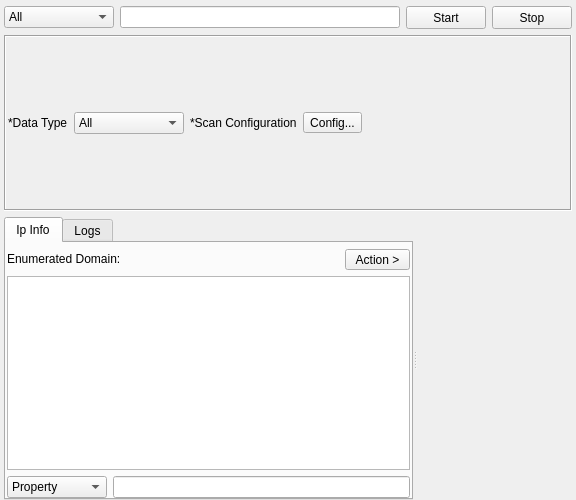
<?xml version="1.0" encoding="UTF-8"?>
<ui version="4.0">
 <class>DomainTool</class>
 <widget class="QWidget" name="DomainTool">
  <property name="geometry">
   <rect>
    <x>0</x>
    <y>0</y>
    <width>576</width>
    <height>500</height>
   </rect>
  </property>
  <property name="windowTitle">
   <string>Domain Tool</string>
  </property>
  <layout class="QVBoxLayout" name="verticalLayout_2">
   <property name="leftMargin">
    <number>4</number>
   </property>
   <property name="topMargin">
    <number>6</number>
   </property>
   <property name="rightMargin">
    <number>4</number>
   </property>
   <property name="bottomMargin">
    <number>0</number>
   </property>
   <item>
    <layout class="QHBoxLayout" name="horizontalLayout">
     <item>
      <widget class="QComboBox" name="comboBoxEngine">
       <property name="minimumSize">
        <size>
         <width>110</width>
         <height>0</height>
        </size>
       </property>
       <item>
        <property name="text">
         <string>All</string>
        </property>
       </item>
       <item>
        <property name="text">
         <string>IpInfo</string>
        </property>
       </item>
       <item>
        <property name="text">
         <string>IpApi</string>
        </property>
       </item>
      </widget>
     </item>
     <item>
      <widget class="QLineEdit" name="lineEditTarget"/>
     </item>
     <item>
      <widget class="QPushButton" name="buttonStart">
       <property name="minimumSize">
        <size>
         <width>75</width>
         <height>23</height>
        </size>
       </property>
       <property name="sizeIncrement">
        <size>
         <width>0</width>
         <height>0</height>
        </size>
       </property>
       <property name="text">
        <string>Start</string>
       </property>
      </widget>
     </item>
     <item>
      <widget class="QPushButton" name="buttonStop">
       <property name="minimumSize">
        <size>
         <width>75</width>
         <height>23</height>
        </size>
       </property>
       <property name="sizeIncrement">
        <size>
         <width>0</width>
         <height>0</height>
        </size>
       </property>
       <property name="text">
        <string>Stop</string>
       </property>
      </widget>
     </item>
    </layout>
   </item>
   <item>
    <widget class="QFrame" name="frame">
     <property name="frameShape">
      <enum>QFrame::Box</enum>
     </property>
     <property name="frameShadow">
      <enum>QFrame::Sunken</enum>
     </property>
     <layout class="QHBoxLayout" name="horizontalLayout_2">
      <property name="leftMargin">
       <number>2</number>
      </property>
      <property name="rightMargin">
       <number>2</number>
      </property>
      <item>
       <widget class="QLabel" name="label">
        <property name="text">
         <string>*Data Type</string>
        </property>
       </widget>
      </item>
      <item>
       <widget class="QComboBox" name="comboBox_2">
        <property name="minimumSize">
         <size>
          <width>110</width>
          <height>0</height>
         </size>
        </property>
        <item>
         <property name="text">
          <string>All</string>
         </property>
        </item>
       </widget>
      </item>
      <item>
       <widget class="QLabel" name="label_2">
        <property name="text">
         <string>*Scan Configuration</string>
        </property>
       </widget>
      </item>
      <item>
       <widget class="QToolButton" name="buttonConfig">
        <property name="text">
         <string>Config...</string>
        </property>
       </widget>
      </item>
      <item>
       <spacer name="horizontalSpacer">
        <property name="orientation">
         <enum>Qt::Horizontal</enum>
        </property>
        <property name="sizeHint" stdset="0">
         <size>
          <width>396</width>
          <height>20</height>
         </size>
        </property>
       </spacer>
      </item>
     </layout>
    </widget>
   </item>
   <item>
    <widget class="QSplitter" name="splitter">
     <property name="orientation">
      <enum>Qt::Horizontal</enum>
     </property>
     <widget class="QTabWidget" name="tabWidget">
      <property name="currentIndex">
       <number>0</number>
      </property>
      <widget class="QWidget" name="tabInfo">
       <attribute name="title">
        <string>Ip Info</string>
       </attribute>
       <layout class="QVBoxLayout" name="verticalLayout">
        <property name="leftMargin">
         <number>1</number>
        </property>
        <property name="topMargin">
         <number>6</number>
        </property>
        <property name="rightMargin">
         <number>1</number>
        </property>
        <property name="bottomMargin">
         <number>0</number>
        </property>
        <item>
         <layout class="QHBoxLayout" name="horizontalLayout_3">
          <item>
           <widget class="QLabel" name="label_3">
            <property name="sizePolicy">
             <sizepolicy hsizetype="Maximum" vsizetype="Maximum">
              <horstretch>0</horstretch>
              <verstretch>0</verstretch>
             </sizepolicy>
            </property>
            <property name="text">
             <string>Enumerated Domain:</string>
            </property>
           </widget>
          </item>
          <item>
           <widget class="QLabel" name="labelResultsCount">
            <property name="sizePolicy">
             <sizepolicy hsizetype="Preferred" vsizetype="Preferred">
              <horstretch>0</horstretch>
              <verstretch>0</verstretch>
             </sizepolicy>
            </property>
            <property name="text">
             <string/>
            </property>
           </widget>
          </item>
          <item>
           <widget class="QToolButton" name="toolButton">
            <property name="minimumSize">
             <size>
              <width>65</width>
              <height>20</height>
             </size>
            </property>
            <property name="text">
             <string>Action &gt;</string>
            </property>
           </widget>
          </item>
         </layout>
        </item>
        <item>
         <widget class="QTreeView" name="treeResults">
          <property name="acceptDrops">
           <bool>false</bool>
          </property>
          <property name="alternatingRowColors">
           <bool>true</bool>
          </property>
          <property name="selectionMode">
           <enum>QAbstractItemView::SingleSelection</enum>
          </property>
          <attribute name="headerCascadingSectionResizes">
           <bool>true</bool>
          </attribute>
          <attribute name="headerMinimumSectionSize">
           <number>200</number>
          </attribute>
          <attribute name="headerDefaultSectionSize">
           <number>300</number>
          </attribute>
          <attribute name="headerHighlightSections">
           <bool>true</bool>
          </attribute>
         </widget>
        </item>
        <item>
         <layout class="QHBoxLayout" name="horizontalLayout_4">
          <item>
           <widget class="QComboBox" name="comboBox_3">
            <property name="minimumSize">
             <size>
              <width>100</width>
              <height>0</height>
             </size>
            </property>
            <item>
             <property name="text">
              <string>Property</string>
             </property>
            </item>
            <item>
             <property name="text">
              <string>Value</string>
             </property>
            </item>
           </widget>
          </item>
          <item>
           <widget class="QLineEdit" name="lineEditFilter"/>
          </item>
         </layout>
        </item>
       </layout>
      </widget>
      <widget class="QWidget" name="tabLogs">
       <attribute name="title">
        <string>Logs</string>
       </attribute>
       <layout class="QVBoxLayout" name="verticalLayout_3">
        <property name="leftMargin">
         <number>2</number>
        </property>
        <property name="topMargin">
         <number>6</number>
        </property>
        <property name="rightMargin">
         <number>2</number>
        </property>
        <property name="bottomMargin">
         <number>0</number>
        </property>
        <item>
         <widget class="QPlainTextEdit" name="plainTextEditLogs"/>
        </item>
       </layout>
      </widget>
     </widget>
     <widget class="InputWidget" name="targets" native="true">
      <property name="minimumSize">
       <size>
        <width>0</width>
        <height>150</height>
       </size>
      </property>
     </widget>
    </widget>
   </item>
  </layout>
 </widget>
 <customwidgets>
  <customwidget>
   <class>InputWidget</class>
   <extends>QWidget</extends>
   <header>src/widgets/InputWidget.h</header>
   <container>1</container>
  </customwidget>
 </customwidgets>
 <resources/>
 <connections/>
</ui>
